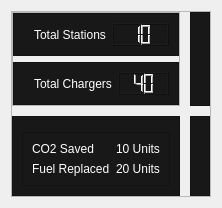
            <widget class="QWidget" name="home_page">
             <layout class="QGridLayout" name="gridLayout">
              <item row="0" column="0">
               <widget class="QFrame" name="frame_5">
                <property name="frameShape">
                 <enum>QFrame::StyledPanel</enum>
                </property>
                <property name="frameShadow">
                 <enum>QFrame::Raised</enum>
                </property>
                <layout class="QGridLayout" name="gridLayout_8">
                 <property name="leftMargin">
                  <number>0</number>
                 </property>
                 <property name="topMargin">
                  <number>0</number>
                 </property>
                 <property name="rightMargin">
                  <number>0</number>
                 </property>
                 <property name="bottomMargin">
                  <number>0</number>
                 </property>
                 <property name="spacing">
                  <number>10</number>
                 </property>
                 <item row="0" column="0">
                  <widget class="QFrame" name="frame_12">
                   <property name="frameShape">
                    <enum>QFrame::StyledPanel</enum>
                   </property>
                   <property name="frameShadow">
                    <enum>QFrame::Raised</enum>
                   </property>
                   <property name="midLineWidth">
                    <number>-4</number>
                   </property>
                   <layout class="QGridLayout" name="gridLayout_9">
                    <property name="leftMargin">
                     <number>0</number>
                    </property>
                    <property name="topMargin">
                     <number>0</number>
                    </property>
                    <property name="rightMargin">
                     <number>0</number>
                    </property>
                    <property name="bottomMargin">
                     <number>0</number>
                    </property>
                    <property name="spacing">
                     <number>6</number>
                    </property>
                    <item row="1" column="0">
                     <widget class="QFrame" name="frame_18">
                      <property name="styleSheet">
                       <string notr="true">background-color: rgb(24, 24, 24);</string>
                      </property>
                      <property name="frameShape">
                       <enum>QFrame::StyledPanel</enum>
                      </property>
                      <property name="frameShadow">
                       <enum>QFrame::Raised</enum>
                      </property>
                      <layout class="QHBoxLayout" name="horizontalLayout_6">
                       <property name="leftMargin">
                        <number>20</number>
                       </property>
                       <item alignment="Qt::AlignHCenter">
                        <widget class="QLabel" name="label_3">
                         <property name="styleSheet">
                          <string notr="true">color: rgb(255, 255, 255);
font: 18pt &quot;Calibri&quot;;</string>
                         </property>
                         <property name="text">
                          <string>Total Chargers</string>
                         </property>
                        </widget>
                       </item>
                       <item>
                        <widget class="QLCDNumber" name="lcdNumber_2">
                         <property name="digitCount">
                          <number>2</number>
                         </property>
                         <property name="intValue" stdset="0">
                          <number>40</number>
                         </property>
                        </widget>
                       </item>
                      </layout>
                     </widget>
                    </item>
                    <item row="0" column="0">
                     <widget class="QFrame" name="frame_16">
                      <property name="styleSheet">
                       <string notr="true">background-color: rgb(24, 24, 24);</string>
                      </property>
                      <property name="frameShape">
                       <enum>QFrame::StyledPanel</enum>
                      </property>
                      <property name="frameShadow">
                       <enum>QFrame::Raised</enum>
                      </property>
                      <layout class="QHBoxLayout" name="horizontalLayout_5">
                       <property name="leftMargin">
                        <number>20</number>
                       </property>
                       <property name="topMargin">
                        <number>9</number>
                       </property>
                       <property name="rightMargin">
                        <number>9</number>
                       </property>
                       <property name="bottomMargin">
                        <number>9</number>
                       </property>
                       <item alignment="Qt::AlignHCenter">
                        <widget class="QLabel" name="label">
                         <property name="styleSheet">
                          <string notr="true">color: rgb(255, 255, 255);
font: 18pt &quot;Calibri&quot;;</string>
                         </property>
                         <property name="text">
                          <string>Total Stations</string>
                         </property>
                         <property name="wordWrap">
                          <bool>true</bool>
                         </property>
                        </widget>
                       </item>
                       <item>
                        <widget class="QLCDNumber" name="lcdNumber">
                         <property name="digitCount">
                          <number>2</number>
                         </property>
                         <property name="intValue" stdset="0">
                          <number>10</number>
                         </property>
                        </widget>
                       </item>
                      </layout>
                     </widget>
                    </item>
                   </layout>
                  </widget>
                 </item>
                 <item row="0" column="1">
                  <widget class="QFrame" name="frame_13">
                   <property name="styleSheet">
                    <string notr="true">background-color: rgb(24, 24, 24);
</string>
                   </property>
                   <property name="frameShape">
                    <enum>QFrame::StyledPanel</enum>
                   </property>
                   <property name="frameShadow">
                    <enum>QFrame::Raised</enum>
                   </property>
                  </widget>
                 </item>
                 <item row="1" column="0">
                  <widget class="QFrame" name="frame_14">
                   <property name="styleSheet">
                    <string notr="true">background-color: rgb(24, 24, 24);</string>
                   </property>
                   <property name="frameShape">
                    <enum>QFrame::StyledPanel</enum>
                   </property>
                   <property name="frameShadow">
                    <enum>QFrame::Raised</enum>
                   </property>
                   <layout class="QVBoxLayout" name="verticalLayout_7">
                    <item>
                     <widget class="QFrame" name="frame_17">
                      <property name="frameShape">
                       <enum>QFrame::StyledPanel</enum>
                      </property>
                      <property name="frameShadow">
                       <enum>QFrame::Raised</enum>
                      </property>
                      <widget class="QLabel" name="label_5">
                       <property name="geometry">
                        <rect>
                         <x>10</x>
                         <y>10</y>
                         <width>281</width>
                         <height>81</height>
                        </rect>
                       </property>
                       <property name="styleSheet">
                        <string notr="true">color: rgb(255, 255, 255);
font: 75 20pt &quot;Gill Sans MT&quot;;
</string>
                       </property>
                       <property name="text">
                        <string>Carbon Foot print Reduction</string>
                       </property>
                       <property name="wordWrap">
                        <bool>true</bool>
                       </property>
                      </widget>
                     </widget>
                    </item>
                    <item>
                     <widget class="QFrame" name="frame_19">
                      <property name="frameShape">
                       <enum>QFrame::StyledPanel</enum>
                      </property>
                      <property name="frameShadow">
                       <enum>QFrame::Raised</enum>
                      </property>
                      <layout class="QGridLayout" name="gridLayout_10">
                       <item row="0" column="0">
                        <widget class="QLabel" name="label_6">
                         <property name="styleSheet">
                          <string notr="true">color: rgb(255, 255, 255);
font: 12pt &quot;Calibri&quot;;</string>
                         </property>
                         <property name="text">
                          <string>CO2 Saved</string>
                         </property>
                        </widget>
                       </item>
                       <item row="0" column="1">
                        <widget class="QLabel" name="label_8">
                         <property name="styleSheet">
                          <string notr="true">color: rgb(255, 255, 255);
font: 12pt &quot;Calibri&quot;;</string>
                         </property>
                         <property name="text">
                          <string>10 Units</string>
                         </property>
                        </widget>
                       </item>
                       <item row="1" column="0">
                        <widget class="QLabel" name="label_7">
                         <property name="styleSheet">
                          <string notr="true">color: rgb(255, 255, 255);
font: 12pt &quot;Calibri&quot;;</string>
                         </property>
                         <property name="text">
                          <string>Fuel Replaced</string>
                         </property>
                        </widget>
                       </item>
                       <item row="1" column="1">
                        <widget class="QLabel" name="label_9">
                         <property name="styleSheet">
                          <string notr="true">color: rgb(255, 255, 255);
font: 12pt &quot;Calibri&quot;;</string>
                         </property>
                         <property name="text">
                          <string>20 Units</string>
                         </property>
                        </widget>
                       </item>
                      </layout>
                     </widget>
                    </item>
                   </layout>
                  </widget>
                 </item>
                 <item row="1" column="1">
                  <widget class="QFrame" name="frame_15">
                   <property name="styleSheet">
                    <string notr="true">background-color: rgb(24, 24, 24);
</string>
                   </property>
                   <property name="frameShape">
                    <enum>QFrame::StyledPanel</enum>
                   </property>
                   <property name="frameShadow">
                    <enum>QFrame::Raised</enum>
                   </property>
                   <layout class="QVBoxLayout" name="verticalLayout_8">
                    <item>
                     <widget class="QFrame" name="frame_20">
                      <property name="frameShape">
                       <enum>QFrame::StyledPanel</enum>
                      </property>
                      <property name="frameShadow">
                       <enum>QFrame::Raised</enum>
                      </property>
                      <widget class="QLabel" name="label_10">
                       <property name="geometry">
                        <rect>
                         <x>60</x>
                         <y>30</y>
                         <width>201</width>
                         <height>41</height>
                        </rect>
                       </property>
                       <property name="styleSheet">
                        <string notr="true">color: rgb(255, 255, 255);
font: 75 20pt &quot;Gill Sans MT&quot;;</string>
                       </property>
                       <property name="text">
                        <string>Monthly Revenue</string>
                       </property>
                       <property name="wordWrap">
                        <bool>false</bool>
                       </property>
                      </widget>
                     </widget>
                    </item>
                    <item>
                     <widget class="QFrame" name="frame_21">
                      <property name="frameShape">
                       <enum>QFrame::StyledPanel</enum>
                      </property>
                      <property name="frameShadow">
                       <enum>QFrame::Raised</enum>
                      </property>
                     </widget>
                    </item>
                   </layout>
                  </widget>
                 </item>
                </layout>
               </widget>
              </item>
             </layout>
            </widget>
